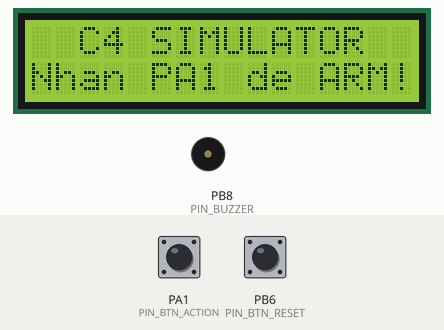
Recording of a sketch running on a simulated STM32 Blue Pill. On the bench: 16×2 character LCD, buzzer (waves = sounding, pin HIGH). The test bench sets the inputs (shaded band); at power-on: PA1 (PIN_BTN_ACTION) HIGH, PB6 (PIN_BTN_RESET) HIGH.

Above: at 1.2 s.
1.3 s: PA1 (PIN_BTN_ACTION) pulled LOW for 0.15 s
At 1.9 s:
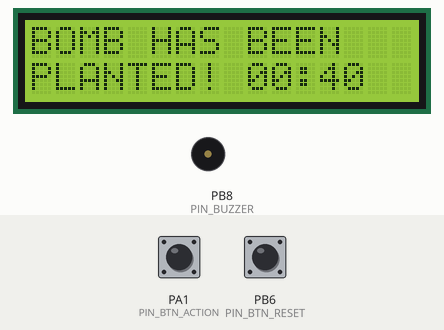
2.0 s: PA1 (PIN_BTN_ACTION) pulled LOW for 1 s
At 3.45 s:
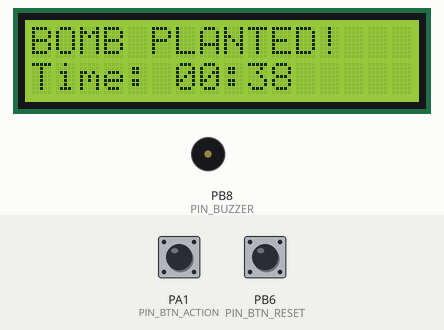
3.6 s: PB6 (PIN_BTN_RESET) pulled LOW for 0.15 s
At 4.2 s:
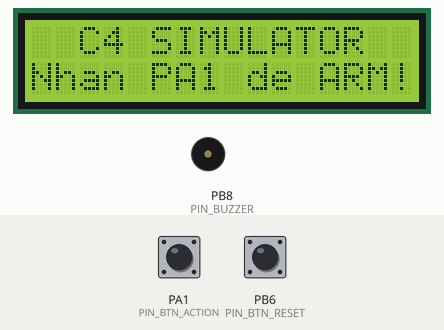
5.2 s: PA1 (PIN_BTN_ACTION) pulled LOW for 0.15 s
At 5.3 s:
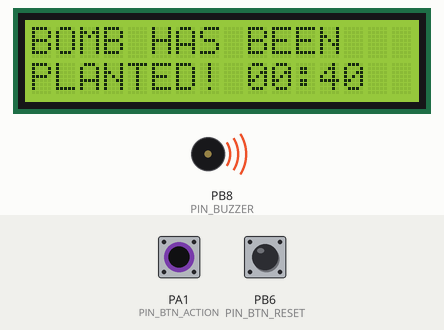
5.9 s: PA1 (PIN_BTN_ACTION) pulled LOW for 3.2 s
At 6.16 s:
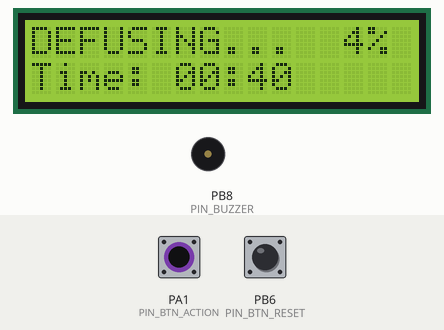
9.7 s: PB6 (PIN_BTN_RESET) pulled LOW for 1 s
At 10.0 s:
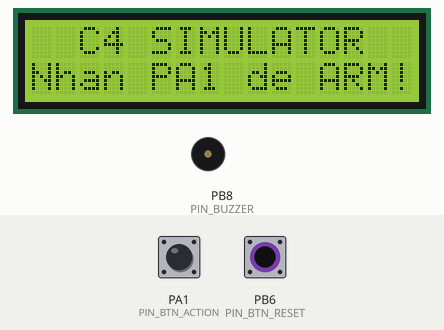
Timing chart, 0 to 12.7 s (numbered marks = the images above; inputs shaded):
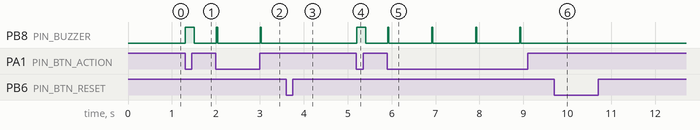

Measured:
- after the input at 1.3 s, PB8 (PIN_BUZZER): LOW → HIGH at once, → LOW 0.20 s later; the display: changes at once (image 1)
- after the input at 2.0 s, the display: first differs from a run without the input after 0.06 s (image 2 shows a later state)
- after the input at 3.6 s, PB8 (PIN_BUZZER): stops changing and stays LOW; the display: changes at once (image 3)
- after the input at 5.2 s, PB8 (PIN_BUZZER): LOW → HIGH at once, → LOW 0.20 s later; the display: changes at once (image 4)
- after the input at 5.9 s, the display: first differs from a run without the input after 0.06 s (image 5 shows a later state)
- after the input at 9.7 s, PB8 (PIN_BUZZER): stops changing and stays LOW; the display: changes at once (image 6)

The sketch:

lc_meter_lcd.ino
```cpp
/*
 * C4 BOMB SIMULATOR
 * Blue Pill (STM32F103C8) - Arduino framework
 * Active Buzzer (mach dao dong tich hop) o PB8
 * LCD1602 PARALLEL (4-bit mode)
 * 🤡 C4 Simulator
 *
 * Nut bam:
 *  PA1 -> GND: Nhan de Kich hoat (ARM) / Giu 5s de Go bom (DEFUSE)
 *  PB6 -> GND: Nhan de Reset game
 *
 * Ket noi LCD1602:
 *  RS -> PB12, E -> PB13, D4 -> PB14, D5 -> PB15, D6 -> PB4, D7 -> PB5
 *
 * Ket noi Buzzer:
 *  PB8 -> Chan tin hieu / VCC cua Active Buzzer
 */

#include <Arduino.h>
#include <LiquidCrystal.h>

// ==== CAU HINH CHAN ====
#define PIN_BUZZER     PB8   // Active Buzzer (keo muc HIGH de keu)
#define PIN_BTN_ACTION PA1   // Nut ARM (Dat bom) va DEFUSE (Go bom)
#define PIN_BTN_RESET  PB6   // Nut Reset tro hoi

// ==== CAU HINH LCD (RS, E, D4, D5, D6, D7) ====
LiquidCrystal lcd(PB12, PB13, PB14, PB15, PB4, PB5);

// ==== THOI GIAN GAME ====
const uint32_t TOTAL_TIME_SEC = 40;       // 40 giay dem nguoc
const uint32_t DEFUSE_HOLD_TIME_MS = 5000; // Giu nut 5 giay de go bom

enum BombState {
  STATE_IDLE,      // Cho dat bom
  STATE_ARMED,     // Bom dang dem nguoc
  STATE_DEFUSED,   // Da go bom thanh cong
  STATE_EXPLODED   // Bom no!
};

BombState state = STATE_IDLE;

uint32_t startTime = 0;
uint32_t lastBeepTime = 0;
uint32_t defuseStartTime = 0;
bool isDefusing = false;

// Ham phat tieng bip ngan cho active buzzer
void playBeep(uint32_t durationMs) {
  digitalWrite(PIN_BUZZER, HIGH);
  delay(durationMs);
  digitalWrite(PIN_BUZZER, LOW);
}

void setup() {
  pinMode(PIN_BUZZER, OUTPUT);
  digitalWrite(PIN_BUZZER, LOW);

  pinMode(PIN_BTN_ACTION, INPUT_PULLUP);
  pinMode(PIN_BTN_RESET, INPUT_PULLUP);

  lcd.begin(16, 2);
  lcd.clear();
  lcd.setCursor(0, 0);
  lcd.print("  C4 SIMULATOR  ");
  lcd.setCursor(0, 1);
  lcd.print("Nhan PA1 de ARM!");
}

void loop() {
  uint32_t now = millis();

  // Nhan PB6 bat ky luc nao de Reset ve ban dau
  if (digitalRead(PIN_BTN_RESET) == LOW) {
    state = STATE_IDLE;
    digitalWrite(PIN_BUZZER, LOW);
    lcd.clear();
    lcd.setCursor(0, 0);
    lcd.print("  C4 SIMULATOR  ");
    lcd.setCursor(0, 1);
    lcd.print("Nhan PA1 de ARM!");
    delay(300); // Debounce
  }

  switch (state) {
    case STATE_IDLE: {
      // Nhan PA1 de Kich hoat / Dat bom
      if (digitalRead(PIN_BTN_ACTION) == LOW) {
        state = STATE_ARMED;
        startTime = millis();
        lastBeepTime = 0;

        lcd.clear();
        lcd.setCursor(0, 0);
        lcd.print("BOMB HAS BEEN");
        lcd.setCursor(0, 1);
        lcd.print("PLANTED! 00:40");

        playBeep(200);
        delay(500);
      }
      break;
    }

    case STATE_ARMED: {
      uint32_t elapsed = (now - startTime) / 1000;

      // Kiem tra neu het thoi gian -> NO!
      if (elapsed >= TOTAL_TIME_SEC) {
        state = STATE_EXPLODED;
        break;
      }

      uint32_t remaining = TOTAL_TIME_SEC - elapsed;

      // Update LCD thoi gian con lai
      lcd.setCursor(0, 1);
      lcd.print("Time: 00:");
      if (remaining < 10) lcd.print("0");
      lcd.print(remaining);
      lcd.print("   ");

      // Tinh chu ky bip: cang gan het giay cang keu dồn dập
      uint32_t beepInterval;
      if (remaining > 20)      beepInterval = 1000; // 1s/lan
      else if (remaining > 10) beepInterval = 500;  // 0.5s/lan
      else if (remaining > 5)  beepInterval = 250;  // 0.25s/lan
      else if (remaining > 2)  beepInterval = 125;  // 0.125s/lan
      else                     beepInterval = 60;   // Dồn dập cực nhanh

      if (now - lastBeepTime >= beepInterval) {
        lastBeepTime = now;
        playBeep(30);
      }

      // XU LY GO BOM (Giu nut PA1)
      if (digitalRead(PIN_BTN_ACTION) == LOW) {
        if (!isDefusing) {
          isDefusing = true;
          defuseStartTime = now;
        } else {
          uint32_t holdTime = now - defuseStartTime;
          uint32_t progress = (holdTime * 100) / DEFUSE_HOLD_TIME_MS;
          if (progress > 100) progress = 100;

          lcd.setCursor(0, 0);
          lcd.print("DEFUSING... ");
          if (progress < 10) lcd.print(" ");
          lcd.print(progress);
          lcd.print("% ");

          if (holdTime >= DEFUSE_HOLD_TIME_MS) {
            state = STATE_DEFUSED;
            isDefusing = false;
          }
        }
      } else {
        if (isDefusing) {
          isDefusing = false;
          lcd.setCursor(0, 0);
          lcd.print("BOMB PLANTED!   ");
        }
      }
      break;
    }

    case STATE_DEFUSED: {
      lcd.clear();
      lcd.setCursor(0, 0);
      lcd.print("BOMB HAS BEEN");
      lcd.setCursor(0, 1);
      lcd.print("DEFUSED! CT WIN");

      // Am thanh chien thang: Bip 3 nhịp dài
      for (int i = 0; i < 3; i++) {
        playBeep(150);
        delay(100);
      }

      // Dung cho den khi nhan PB6 de choi lai
      while (digitalRead(PIN_BTN_RESET) == HIGH) {
        delay(50);
      }
      break;
    }

    case STATE_EXPLODED: {
      lcd.clear();
      lcd.setCursor(0, 0);
      lcd.print("  *** BOOM! *** ");
      lcd.setCursor(0, 1);
      lcd.print(" TERRORISTS WIN ");

      // Keo coi lien tuc 3 giay gia lap tieng no
      digitalWrite(PIN_BUZZER, HIGH);
      delay(3000);
      digitalWrite(PIN_BUZZER, LOW);

      // Dung cho den khi nhan PB6 de choi lai
      while (digitalRead(PIN_BTN_RESET) == HIGH) {
        delay(50);
      }
      break;
    }
  }
}
```
